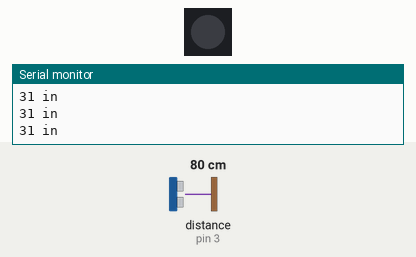
This sketch was run on a simulated Arduino Uno, built with avr-gcc and run on an emulated ATmega328P. Parts: 1 RGB LEDs in strip order, left to right, the last lines printed to the serial monitor. Wiring (inferred from the names in the program): ultrasonic range finder: trigger pin 3; echo pin 3. The test bench sets the inputs (shaded band); at power-on: distance to the obstacle (sensor on pin 3) 80 cm. The echo pulse lasts 58.3 µs per cm; dim RGB values are drawn brighter than linear.

Above: at 1.2 s.
1.3 s: distance to the obstacle (sensor on pin 3) set to 18 cm
At 1.8 s:
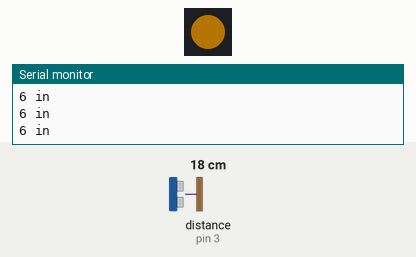
2.8 s: distance to the obstacle (sensor on pin 3) set to 2 cm
At 4.0 s:
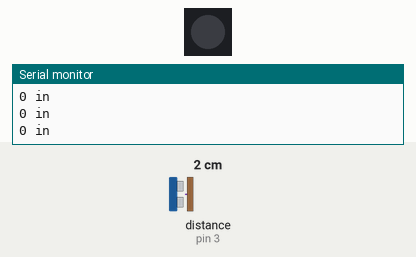
Timing chart, 0 to 5.8 s (numbered marks = the images above; inputs shaded):
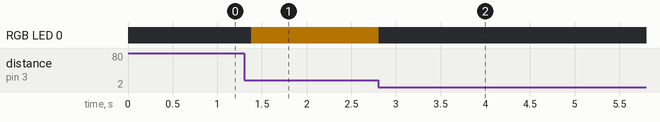

Measured:
- after the input at 1.3 s, RGB LED 0: off → RGB(60, 39, 0) after 0.08 s
- after the input at 2.8 s, RGB LED 0: RGB(60, 39, 0) → off at once

The sketch:

neopixel-ping-1inch.ino
```cpp
/*
  Ultrasonic/Ping sensor (trig + echo combined into 1 pin)

  Code inspired by the Ping))) Sensor of the public domain and the
  Light-up distance sensor (available at instructables, posted by
  jreeve17, March 9, 2013).

  http://www.arduino.cc/en/Tutorial/Ping
  http://www.instructables.com/id/How-to-make-A-light-up-distance-sensor/

  written April 22, 2018
  By Carol Cheung

*/

// Ping sensor pins
int vcc = 2;
const int pingPin = 3; //setup pingpin as 3
int gnd = 5;

// Neopixel code

#include <Adafruit_NeoPixel.h>
#ifdef __AVR__
  #include <avr/power.h>
#endif

#define PIN 6

Adafruit_NeoPixel strip = Adafruit_NeoPixel(1, 6);

// Neopixel pin
const int neopixelPin = 6; // the pin that the LED is attached to
int incomingByte;      // a variable to read incoming serial data into

void setup() {
  pinMode(vcc, OUTPUT);
  pinMode(gnd, OUTPUT);
  Serial.begin(9600);

  strip.begin();
  strip.show();

}
void loop() {

  digitalWrite(vcc, HIGH);

  long duration, inches;

  // The PING))) is triggered by a HIGH pulse of 2 or more microseconds.
  // Give a short LOW pulse beforehand to ensure a clean HIGH pulse:
  pinMode(pingPin, OUTPUT);
  digitalWrite(pingPin, LOW);
  delayMicroseconds(2);
  digitalWrite(pingPin, HIGH);
  delayMicroseconds(5);
  digitalWrite(pingPin, LOW);

  pinMode(pingPin, INPUT);
  duration = pulseIn(pingPin, HIGH);

  // convert the time into a distance
  inches = microsecondsToInches(duration);

  Serial.print(inches);
  Serial.print(" in");
  Serial.println();

  if (inches == 5) {
      //internet colours

      //red
      strip.setPixelColor(0, 255, 0, 0);
    } else if (inches == 6) {
      //orange
      strip.setPixelColor(0, 0xFF, 0xA5, 0x0);
    } else if (inches == 7) {
      //yellow
      strip.setPixelColor(0, 0xFF, 0xFF, 0x0);
    } else if (inches == 8) {
      //green
      strip.setPixelColor(0, 0, 255, 0);
    } else if (inches == 9) {
      //blue
      strip.setPixelColor(0, 0, 0, 255);
    } else if (inches == 10) {
      //indigo
      strip.setPixelColor(0, 0x4B, 0x0, 0x82);
    } else if (inches == 11) {
      //violet
      strip.setPixelColor(0, 0xEE, 0x82, 0xEE);
    } else {
      strip.setPixelColor(0, 0, 0, 0);
    }

  strip.setBrightness(60);
  strip.show();

  delay(100);
}

long microsecondsToInches(long microseconds) {
  return microseconds/74/2;
}
```
